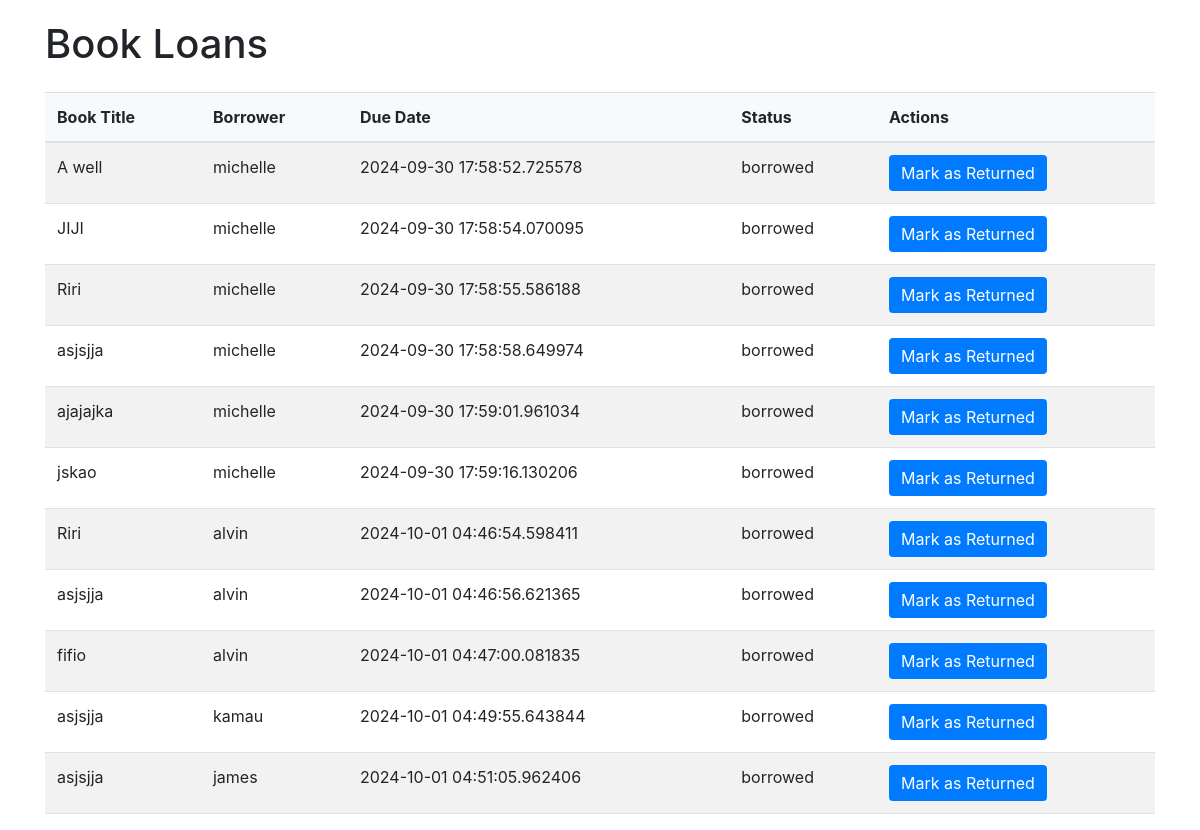
/book_loans, run on an earlier commit of the app's database.
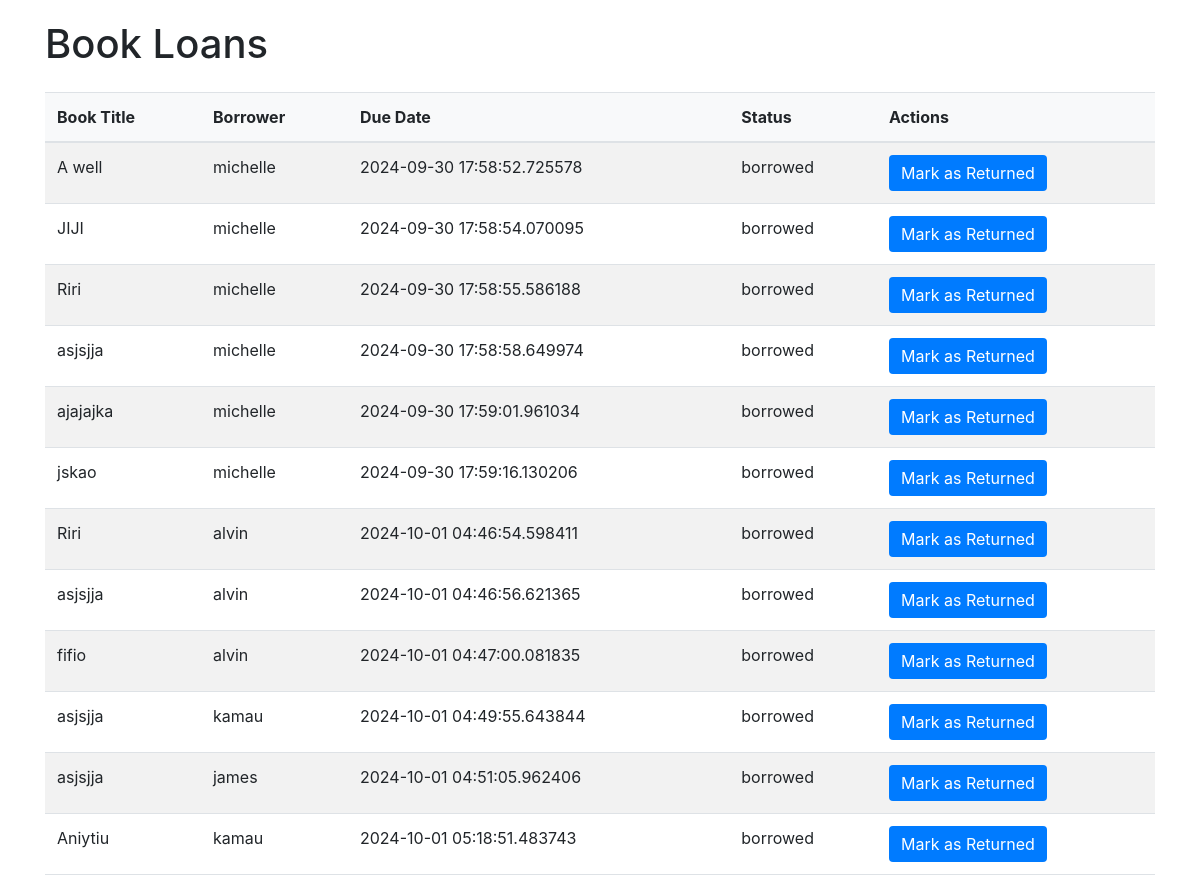
And on a later commit of the database.
### models.py (models this page shows, shortened)
class Loan(db.Model):
    id = db.Column(db.Integer, primary_key=True)
    book_id = db.Column(db.Integer, db.ForeignKey('book.id'), nullable=False)
    member_id = db.Column(db.Integer, db.ForeignKey('member.id'), nullable=False)
    borrow_date = db.Column(db.DateTime, default=datetime.utcnow)
    return_date = db.Column(db.DateTime, nullable=True)
    due_date = db.Column(db.DateTime, default=lambda: datetime.utcnow() + timedelta(days=14))
    status = db.Column(db.String(50), default='borrowed')  # Options: 'borrowed', 'returned', 'overdue'
    book = db.relationship('Book', backref=db.backref('loans', lazy=True))

class Book(db.Model):
    id = db.Column(db.Integer, primary_key=True)
    picture = db.Column(db.String(120), nullable=True)
    title = db.Column(db.String(150), nullable=False)
    author = db.Column(db.String(100), nullable=False)
    isbn = db.Column(db.String(20), unique=True, nullable=False)
    genre = db.Column(db.String(50), nullable=True)
    description = db.Column(db.String(50), nullable=False)
    publication_year = db.Column(db.Integer)
    available_quantity = db.Column(db.Integer, default=1)
    total_quantity = db.Column(db.Integer, default=1)
    shelf = db.Column(db.String(100), nullable=False)

class Member(db.Model):
    id = db.Column(db.Integer, primary_key=True)
    username = db.Column(db.String(150), unique=True, nullable=False)
    password = db.Column(db.String(150), nullable=False)
    borrow_history = db.relationship('Loan', backref='member', lazy=True)

### app.py (the view)
@app.route('/book_loans')
def book_loans():
    loans = Loan.query.filter(Loan.status != 'returned').all()  # Show only active loans
    form = ReturnBookForm()  # Create an instance of the form
    return render_template('book_loans.html', loans=loans, form=form)

### templates/book_loans.html (shortened to what this page needs)
<!DOCTYPE html>
<html lang="en">
<head>
    <link href="https://stackpath.bootstrapcdn.com/bootstrap/4.5.2/css/bootstrap.min.css" rel="stylesheet">
</head>
<body>
    <div class="container">
        <h1 class="mb-4">Book Loans</h1>
        <table class="table table-striped">
            <thead>
                <tr>
                    <th>Book Title</th>
                    <th>Borrower</th>
                    <th>Due Date</th>
                    <th>Status</th>
                    <th>Actions</th>
                </tr>
            </thead>
            <tbody>
                {% for loan in loans %}
                <tr>
                    <td>{{ loan.book.title }}</td>
                    <td>{{ loan.member.username }}</td>
                    <td>{{ loan.due_date }}</td>
                    <td>{{ loan.status }}</td>
                    <td>
                        <form action="{{ url_for('return_book', loan_id=loan.id) }}" method="POST">
                            <button type="submit">Mark as Returned</button>
                        </form>
                    </td>
                </tr>
                {% endfor %}
            </tbody>
        </table>
    </div>
</body>
</html>

What changed in the data, as far as the page shows it:
added Loan: book "Aniytiu", member.username "kamau", due_date "2024-10-01 05:18:51.483743", status "borrowed"
